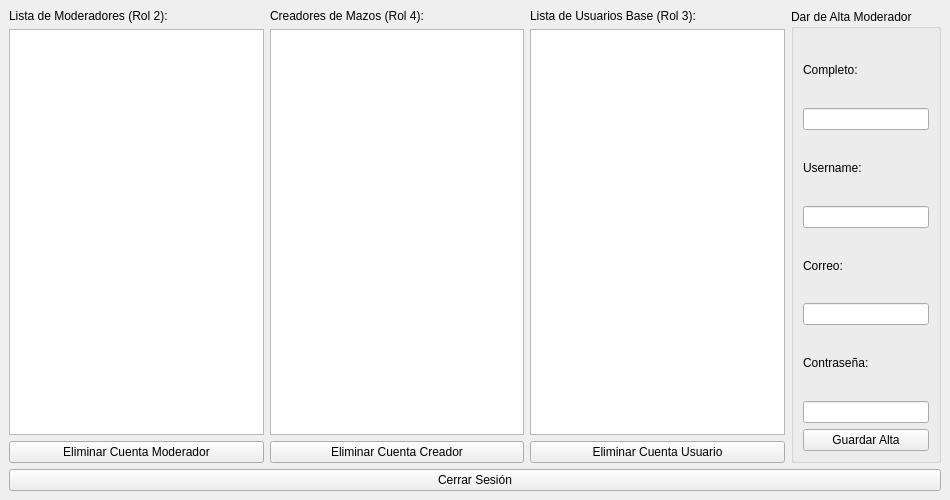
<?xml version="1.0" encoding="UTF-8"?>
<ui version="4.0">
 <class>MenuAdmin</class>
 <widget class="QMainWindow" name="MenuAdmin">
  <property name="geometry">
   <rect>
    <x>0</x>
    <y>0</y>
    <width>950</width>
    <height>500</height>
   </rect>
  </property>
  <property name="windowTitle">
   <string>Paladex - Panel de Administración</string>
  </property>
  <widget class="QWidget" name="centralwidget">
   <layout class="QVBoxLayout" name="verticalLayoutPrincipal">
    <item>
     <layout class="QHBoxLayout" name="horizontalLayoutListas">
      <item>
       <layout class="QVBoxLayout" name="verticalLayoutMods">
        <item><widget class="QLabel" name="lblMod"><property name="text"><string>Lista de Moderadores (Rol 2):</string></property></widget></item>
        <item><widget class="QListWidget" name="listModeradores"/></item>
        <item><widget class="QPushButton" name="btnEliminarMod"><property name="text"><string>Eliminar Cuenta Moderador</string></property></widget></item>
       </layout>
      </item>
      <item>
       <layout class="QVBoxLayout" name="verticalLayoutCreadores">
        <item><widget class="QLabel" name="lblCreadores"><property name="text"><string>Creadores de Mazos (Rol 4):</string></property></widget></item>
        <item><widget class="QListWidget" name="listCreadoresMazos"/></item>
        <item><widget class="QPushButton" name="btnEliminarCreador"><property name="text"><string>Eliminar Cuenta Creador</string></property></widget></item>
       </layout>
      </item>
      <item>
       <layout class="QVBoxLayout" name="verticalLayoutUsers">
        <item><widget class="QLabel" name="lblUsr"><property name="text"><string>Lista de Usuarios Base (Rol 3):</string></property></widget></item>
        <item><widget class="QListWidget" name="listUsuariosBase"/></item>
        <item><widget class="QPushButton" name="btnEliminarUserBase"><property name="text"><string>Eliminar Cuenta Usuario</string></property></widget></item>
       </layout>
      </item>
      <item>
       <widget class="QGroupBox" name="groupAlta">
        <property name="title"><string>Dar de Alta Moderador</string></property>
        <layout class="QVBoxLayout" name="verticalLayoutForm">
         <item>
          <widget class="QLabel" name="lblA1"><property name="text"><string>Completo:</string></property></widget>
         </item>
         <item>
          <widget class="QLineEdit" name="txtAltaNombre"/>
         </item>
         <item>
          <widget class="QLabel" name="lblA2"><property name="text"><string>Username:</string></property></widget>
         </item>
         <item>
          <widget class="QLineEdit" name="txtAltaUser"/>
         </item>
         <item>
          <widget class="QLabel" name="lblA3"><property name="text"><string>Correo:</string></property></widget>
         </item>
         <item>
          <widget class="QLineEdit" name="txtAltaCorreo"/>
         </item>
         <item>
          <widget class="QLabel" name="lblA4"><property name="text"><string>Contraseña:</string></property></widget>
         </item>
         <item>
          <widget class="QLineEdit" name="txtAltaPass"/>
         </item>
         <item>
          <widget class="QPushButton" name="btnRegistrarMod"><property name="text"><string>Guardar Alta</string></property></widget>
         </item>
        </layout>
       </widget>
      </item>
     </layout>
    </item>
    <item>
     <widget class="QPushButton" name="btnCerrarSesionAdmin">
      <property name="text">
       <string>Cerrar Sesión</string>
      </property>
     </widget>
    </item>
   </layout>
  </widget>
 </widget>
</ui>
